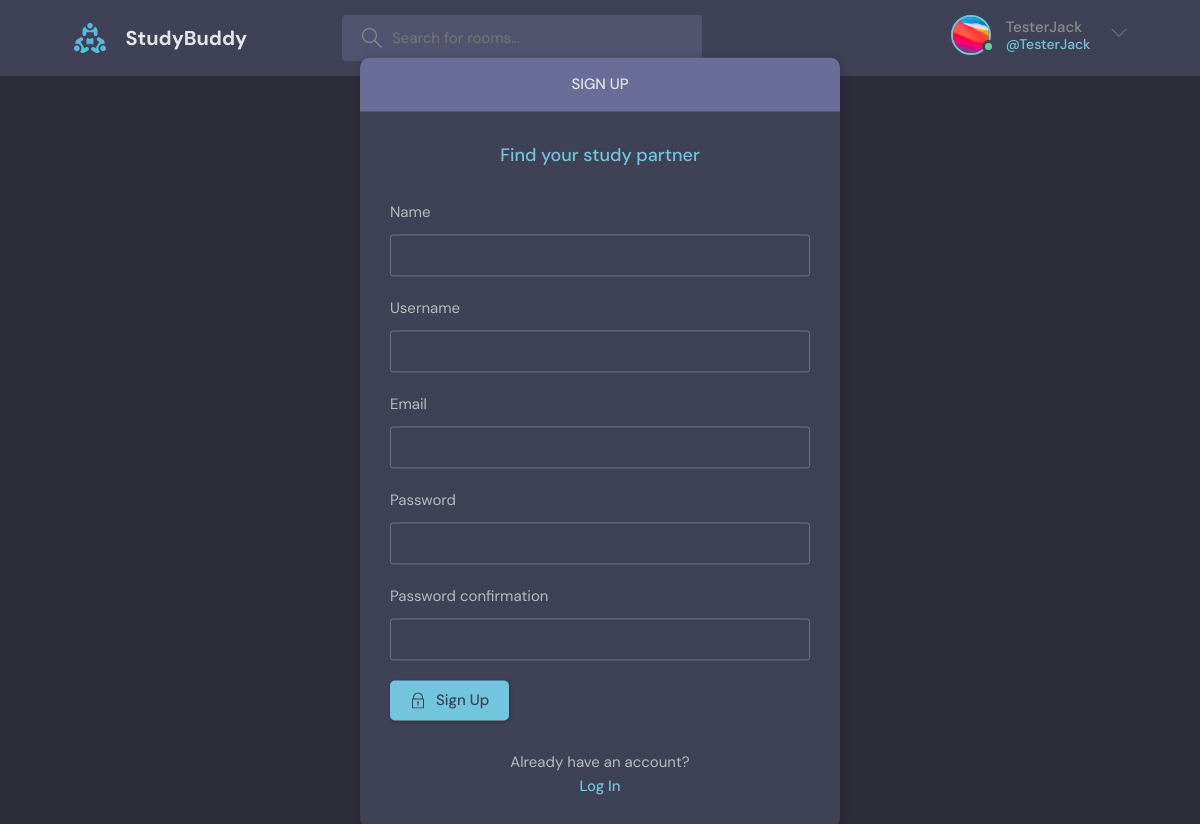
Page /register/ (signed in) on the committed database.
### base/models.py (models this page shows)
class User(AbstractUser):
    name = models.CharField(max_length=200,null = True)
    avatar = models.ImageField(default = "avatar.svg",null = True)
    email = models.EmailField(unique = True,null=False)
    bio = models.TextField(null = True)
    USERNAME_FIELD = 'email'
    REQUIRED_FIELDS = []

### base/views.py (the view, shortened to what this page needs)
# urls.py: path('register/',views.register_user,name='register-page'),
def register_user(request):
    form = UserRegisterForm()
    return render(request,'base/register.html',{'form':form})

### base/forms.py
class UserRegisterForm(UserCreationForm):
    class Meta:
        model = User
        fields = ['name','username','email','password1','password2']

### base/templates/base/register.html (shortened to what this page needs)
{% extends 'main.html' %}
{% block content %}
    <main class="auth layout">
      <div class="container">
        <div class="layout__box">
          <div class="layout__boxHeader">
            <div class="layout__boxTitle">
              <h3>Sign up</h3>
            </div>
          </div>
          <div class="layout__body">
            <h2 class="auth__tagline">Find your study partner</h2>
            <form class="form" action="" method = "POST">
              {% for field in form %}
              <div class="form__group form__group">
                <label for="fullname">{{field.label}}</label>
                {{field}}
               </div>
              {% endfor %}
              <button class="btn btn--main" type="submit">
                Sign Up
              </button>
            </form>
            <div class="auth__action">
              <p>Already have an account?</p>
              <a href="{% url 'login-page' %}" class="btn btn--link">Log In</a>
            </div>
          </div>
        </div>
      </div>
    </main>
{% endblock content %}

### templates/navbar.html (shortened to what this page needs)
{% load static %}
<header class="header header--loggedIn">
    <div class="container">
      <a href="/" class="header__logo">
        <img src="{% static 'images/logo.svg' %}" />
        <h1>StudyBuddy</h1>
      </a>
      <form class="header__search">
        <label>
          <input placeholder="Search for rooms..." />
        </label>
      </form>
      <nav class="header__menu">
        {% if request.user.is_authenticated %}
        <div class="header__user">
          <a href="{% url 'profile-view' request.user.id %}">
            <div class="avatar avatar--medium active">
              <img src="{{request.user.avatar.url}}" />
            </div>
            <p>{{request.user.username}}<span>@{{request.user.username}}</span></p>
          </a>
          <button class="dropdown-button">
            <svg version="1.1" xmlns="http://www.w3.org/2000/svg" width="32" height="32" viewBox="0 0 32 32">
              <title>chevron-down</title>
              <path d="M16 21l-13-13h-3l16 16 16-16h-3l-13 13z"></path>
            </svg>
          </button>
        </div>
        {% else %}
        <a href="{% url 'login-page' %}">
          <img src="{% static 'images/avatar.svg'%}" />
          <p>Login</p>
        </a>
        {% endif %}
      </nav>
    </div>
  </header>

### rows in the picture
User: user.avatar (picture), user.username "TesterJack"

### other values in the picture
{{ field.label }} "Name" "Username" "Email" "Password" "Password confirmation"
